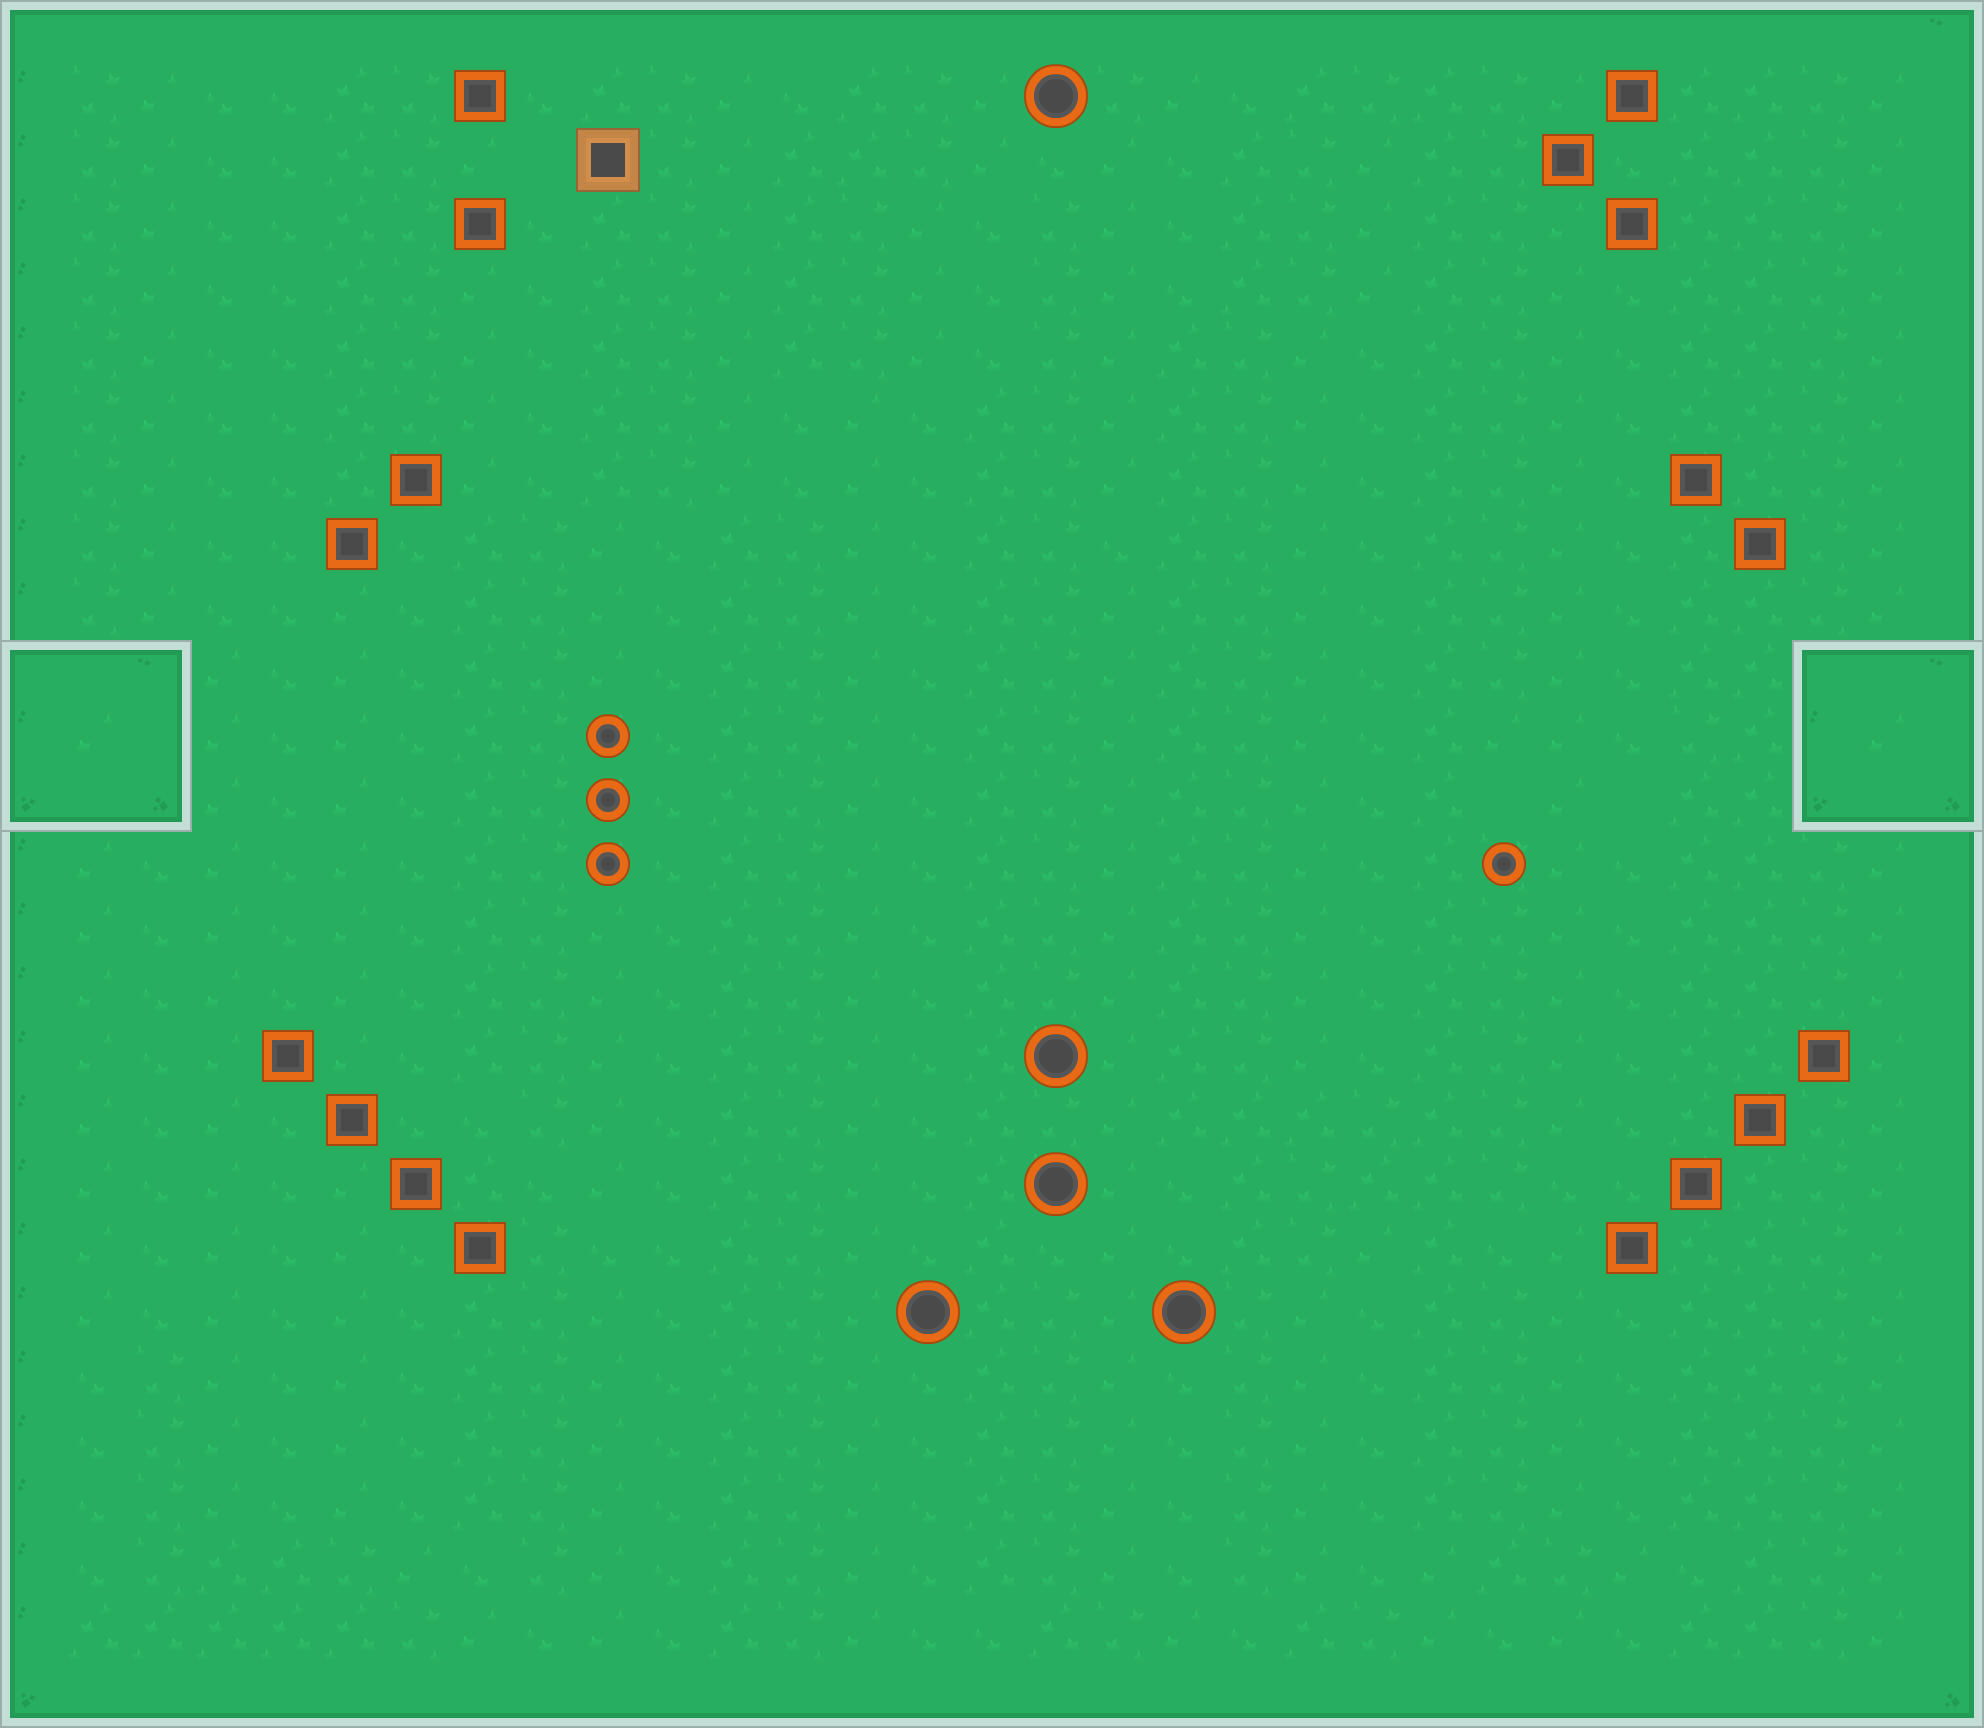

This game map was drawn from its Tiled (.tmx) file and the tilesets committed beside it. A one-line description and the full map source follow:
An orthogonal 31x27 tile map with 64x64 px tiles, 2 tile layers (Tile Layer 1, Tile Layer 2) and 39 objects (32x wall, 3x mob, player, mobRespawn, playerRespawn).

<map version="1.5" tiledversion="1.7.2" orientation="orthogonal" renderorder="right-down" width="31" height="27" tilewidth="64" tileheight="64" infinite="0" nextlayerid="4" nextobjectid="278">
 <tileset firstgid="1" source="spritesheet_tiles.tsx" />
 <layer id="1" name="Tile Layer 1" width="31" height="27">
  <data encoding="csv">
1,2,3,4,4,4,1,2,3,4,4,4,4,4,4,4,4,4,4,4,4,4,4,4,4,4,4,2,3,4,4,
1,2,3,4,4,1,2,3,4,1,2,3,4,1,2,3,4,2,3,4,1,2,1,2,3,4,1,1,2,3,4,
1,2,3,4,4,1,2,3,4,1,2,3,1,1,2,3,4,3,4,1,2,3,1,2,3,4,1,1,2,3,4,
1,2,3,4,4,1,2,3,4,1,2,3,1,2,3,4,2,3,4,1,2,3,1,2,3,4,1,1,2,3,4,
1,2,3,4,4,1,2,3,4,1,2,3,1,2,3,4,2,3,4,1,2,3,1,2,3,4,1,1,2,3,4,
1,2,3,4,4,1,2,3,4,1,2,3,1,2,3,4,2,3,1,2,3,4,1,2,3,4,1,1,2,3,4,
1,2,3,4,4,1,2,3,4,1,2,3,4,3,4,1,2,3,1,2,3,4,1,2,3,4,1,1,2,3,4,
1,2,3,4,4,1,2,3,4,1,2,3,4,3,4,1,2,3,1,2,3,4,1,2,3,4,1,1,2,3,4,
1,2,3,4,4,3,4,1,2,3,4,1,2,3,4,1,2,3,1,2,3,4,1,2,3,4,1,1,2,3,4,
1,2,3,4,4,3,4,1,2,3,4,1,2,3,4,1,2,3,1,2,3,4,1,2,3,4,1,1,2,3,4,
2,3,4,3,4,3,4,1,2,3,4,1,2,3,4,1,2,3,1,2,3,4,1,2,3,4,1,1,2,3,4,
2,3,4,3,4,3,4,1,2,3,4,1,2,3,4,1,2,3,1,2,3,4,1,2,3,4,2,1,2,3,4,
2,3,4,3,4,3,4,1,2,3,4,1,2,3,4,1,2,3,1,2,3,4,1,2,3,4,1,1,2,3,4,
2,3,4,3,4,3,4,1,2,3,4,1,2,3,4,1,2,3,1,2,3,4,1,2,3,4,1,1,2,3,4,
2,3,4,3,4,3,4,1,2,3,4,1,2,3,4,1,2,3,1,2,3,4,1,2,3,4,1,1,2,3,4,
2,3,4,3,4,3,4,1,2,3,4,1,2,3,4,1,2,3,1,2,3,4,1,2,3,4,1,1,2,3,4,
2,3,4,3,4,3,4,1,2,3,4,1,2,3,4,1,2,3,1,2,3,4,1,2,3,4,1,1,2,3,4,
2,3,4,3,4,3,4,4,2,3,4,1,2,3,4,1,2,3,1,1,1,2,1,2,3,4,1,1,2,3,4,
2,3,4,3,4,3,4,1,4,3,4,1,2,3,4,1,2,3,4,1,2,1,1,2,4,4,1,1,2,3,4,
2,3,4,3,4,3,4,1,2,4,4,1,2,3,4,1,4,3,4,1,2,3,1,4,3,4,1,1,2,3,4,
2,3,4,3,4,3,4,1,2,3,4,1,2,3,4,1,2,3,4,2,3,4,1,2,3,4,1,1,2,3,4,
3,4,2,3,4,3,4,1,2,3,4,1,2,3,4,1,2,3,4,2,3,4,1,2,3,4,1,1,2,3,4,
3,4,2,3,4,3,4,1,2,3,4,1,2,3,4,1,2,3,4,2,3,4,1,2,3,4,1,1,2,3,4,
3,4,2,3,4,3,4,1,2,3,4,1,2,3,4,1,2,3,4,2,3,4,1,2,3,4,1,1,2,3,4,
3,4,2,1,1,2,3,4,2,3,4,1,2,3,4,1,2,3,4,2,3,4,3,1,2,3,4,1,2,3,4,
3,1,1,1,1,1,2,3,4,3,4,1,2,3,4,4,1,2,3,4,1,2,3,4,3,4,1,1,2,3,4,
1,1,2,3,4,1,1,1,1,1,1,1,1,1,1,1,1,1,1,1,1,1,1,1,1,1,1,2,3,4,4
</data>
 </layer>
 <layer id="3" name="Tile Layer 2" width="31" height="27">
  <data encoding="csv">
373,374,374,374,374,374,374,374,374,374,374,374,374,374,374,374,374,374,374,374,374,374,374,374,374,374,374,374,374,374,375,
400,0,0,0,0,0,0,171,0,0,0,0,0,0,0,0,197,0,0,0,0,0,0,0,0,171,0,0,0,0,402,
400,0,0,0,0,0,0,0,401,205,0,0,0,0,0,0,0,0,0,0,0,0,0,0,171,0,0,0,0,0,402,
400,0,0,0,0,0,0,171,0,0,0,0,0,0,0,0,0,0,0,0,0,0,0,0,0,171,0,0,0,0,402,
400,0,0,0,0,0,0,0,0,0,0,0,0,0,0,0,0,0,0,0,0,0,0,0,0,0,0,0,0,0,402,
400,0,0,0,0,0,0,0,0,0,0,0,0,0,0,0,0,0,0,0,0,0,0,0,0,0,0,0,0,0,402,
400,0,0,0,0,0,0,0,0,0,0,0,0,0,0,0,0,0,0,0,0,0,0,0,0,0,0,0,0,0,402,
400,0,0,0,0,0,171,0,0,0,0,0,0,0,0,0,0,0,0,0,0,0,0,0,0,0,171,0,0,0,402,
400,0,0,0,0,171,0,0,0,0,0,0,0,0,0,0,0,4,0,0,0,0,0,0,0,0,0,171,0,0,402,
400,0,0,0,0,0,0,0,0,0,0,0,0,0,0,0,0,0,0,0,0,0,0,0,0,0,0,0,0,0,402,
373,374,375,0,0,0,0,0,0,0,0,0,0,0,0,0,0,0,0,0,0,0,0,0,0,0,0,0,373,374,375,
400,0,402,0,0,0,0,0,0,198,0,0,0,0,0,0,0,0,0,0,0,0,0,3,0,0,0,0,400,0,402,
427,428,429,0,0,0,0,0,0,198,0,0,0,0,0,0,0,0,0,0,0,0,0,401,0,401,0,0,427,428,429,
400,0,0,0,0,0,0,0,0,198,0,0,0,0,0,0,0,0,0,0,0,0,0,198,0,0,0,0,0,0,402,
400,0,0,0,0,0,0,0,0,0,0,0,0,0,0,0,0,0,0,0,0,0,0,0,0,0,0,0,0,0,402,
400,0,0,0,0,0,0,0,0,0,0,0,0,0,0,0,0,0,0,0,0,0,0,0,0,0,0,0,0,0,402,
400,0,0,0,171,0,0,0,0,0,0,0,0,0,0,0,197,0,0,0,0,0,0,0,0,0,0,0,171,0,402,
400,0,0,0,0,171,0,0,0,0,0,0,0,0,0,0,0,0,0,0,0,0,0,0,0,0,0,171,0,0,402,
400,0,0,0,0,0,171,0,0,0,0,0,0,0,0,0,197,0,0,0,0,0,0,0,0,0,171,0,0,0,402,
400,0,0,0,0,0,0,171,0,0,0,0,0,0,0,0,0,0,0,0,0,0,0,0,0,171,0,0,0,0,402,
400,0,0,0,0,0,0,0,0,0,0,0,0,0,197,0,0,0,197,0,0,0,0,0,0,0,0,0,0,0,402,
400,0,0,0,0,0,0,0,0,0,0,0,0,0,0,0,0,0,0,0,0,0,0,0,0,0,0,0,0,0,402,
400,0,0,0,0,0,0,0,0,0,0,0,0,0,0,0,0,0,0,0,0,0,0,0,0,0,0,0,0,0,402,
400,0,0,0,0,0,0,0,0,0,0,0,0,0,0,0,0,0,0,0,0,0,0,0,0,0,0,0,0,0,402,
400,0,0,0,0,0,0,0,0,0,0,0,0,0,0,0,0,0,0,0,0,0,0,0,0,0,0,0,0,0,402,
400,0,0,0,0,0,0,0,0,0,0,0,0,0,0,0,0,0,0,0,0,0,0,0,0,0,0,0,0,0,402,
427,428,428,428,428,428,428,428,428,428,428,428,428,428,428,428,428,428,428,428,428,428,428,428,428,428,428,428,428,428,429
</data>
 </layer>
 <objectgroup id="2" name="Obstacles">
  <object id="219" name="wall" x="1605.33" y="69.3333" width="51.3333" height="52.6667" />
  <object id="220" name="wall" x="1605.33" y="197.333" width="51.3333" height="52.6667" />
  <object id="221" name="wall" x="1541.33" y="133.333" width="51.3333" height="52.6667" />
  <object id="222" name="wall" x="1669.33" y="453.333" width="51.3333" height="52.6667" />
  <object id="225" name="wall" x="1797.33" y="1029.33" width="51.3333" height="52.6667" />
  <object id="227" name="wall" x="1669.33" y="1157.33" width="51.3333" height="52.6667" />
  <object id="229" name="wall" x="389.333" y="1157.33" width="51.3333" height="52.6667" />
  <object id="231" name="wall" x="261.333" y="1029.33" width="51.3333" height="52.6667" />
  <object id="233" name="wall" x="389.333" y="453.333" width="51.3333" height="52.6667" />
  <object id="235" name="wall" x="576" y="128" width="64" height="64" />
  <object id="223" name="wall" x="1733.33" y="517.333" width="51.3333" height="52.6667" />
  <object id="224" name="wall" x="1733.33" y="1093.33" width="51.3333" height="52.6667" />
  <object id="226" name="wall" x="1605.33" y="1221.33" width="51.3333" height="52.6667" />
  <object id="228" name="wall" x="453.333" y="1221.33" width="51.3333" height="52.6667" />
  <object id="230" name="wall" x="325.333" y="1093.33" width="51.3333" height="52.6667" />
  <object id="232" name="wall" x="325.333" y="517.333" width="51.3333" height="52.6667" />
  <object id="234" name="wall" x="453.333" y="197.333" width="51.3333" height="52.6667" />
  <object id="236" name="wall" x="453.333" y="69.3333" width="51.3333" height="52.6667" />
  <object id="237" name="wall" x="1024.67" y="1153.33" width="62" height="61.3333">
   <ellipse />
  </object>
  <object id="238" name="wall" x="1024.67" y="1025.33" width="62" height="61.3333">
   <ellipse />
  </object>
  <object id="239" name="wall" x="1152.67" y="1281.33" width="62" height="61.3333">
   <ellipse />
  </object>
  <object id="240" name="wall" x="896.667" y="1281.33" width="62" height="61.3333">
   <ellipse />
  </object>
  <object id="241" name="wall" x="1024.67" y="65.3333" width="62" height="61.3333">
   <ellipse />
  </object>
  <object id="242" name="wall" x="1482.67" y="843" width="42" height="42.6667">
   <ellipse />
  </object>
  <object id="247" name="wall" x="586.667" y="843" width="42" height="42.6667">
   <ellipse />
  </object>
  <object id="246" name="wall" x="586.667" y="779" width="42" height="42.6667">
   <ellipse />
  </object>
  <object id="245" name="wall" x="586.667" y="715" width="42" height="42.6667">
   <ellipse />
  </object>
  <object id="252" name="player" x="144" y="720" width="32" height="32" />
  <object id="253" name="wall" x="0" y="0" width="16" height="1728" />
  <object id="255" name="wall" x="0" y="1712" width="1984" height="16" />
  <object id="256" name="wall" x="1968" y="0" width="16" height="1728" />
  <object id="257" x="0" y="0" width="1984" height="16" />
  <object id="273" name="mob" x="1488" y="704" width="32" height="32" />
  <object id="276" name="mob" x="1296" y="288" width="32" height="32" />
  <object id="277" name="mob" x="1344" y="1120" width="32" height="32" />
  <object id="271" name="mobRespawn" x="1872" y="720" width="32" height="32" />
  <object id="275" name="playerRespawn" x="80" y="720" width="32" height="32" />
  <object id="272" name="wall" x="1872" y="720" width="32" height="32" />
  <object id="274" name="wall" x="80" y="720" width="32" height="32" />
 </objectgroup>
</map>
